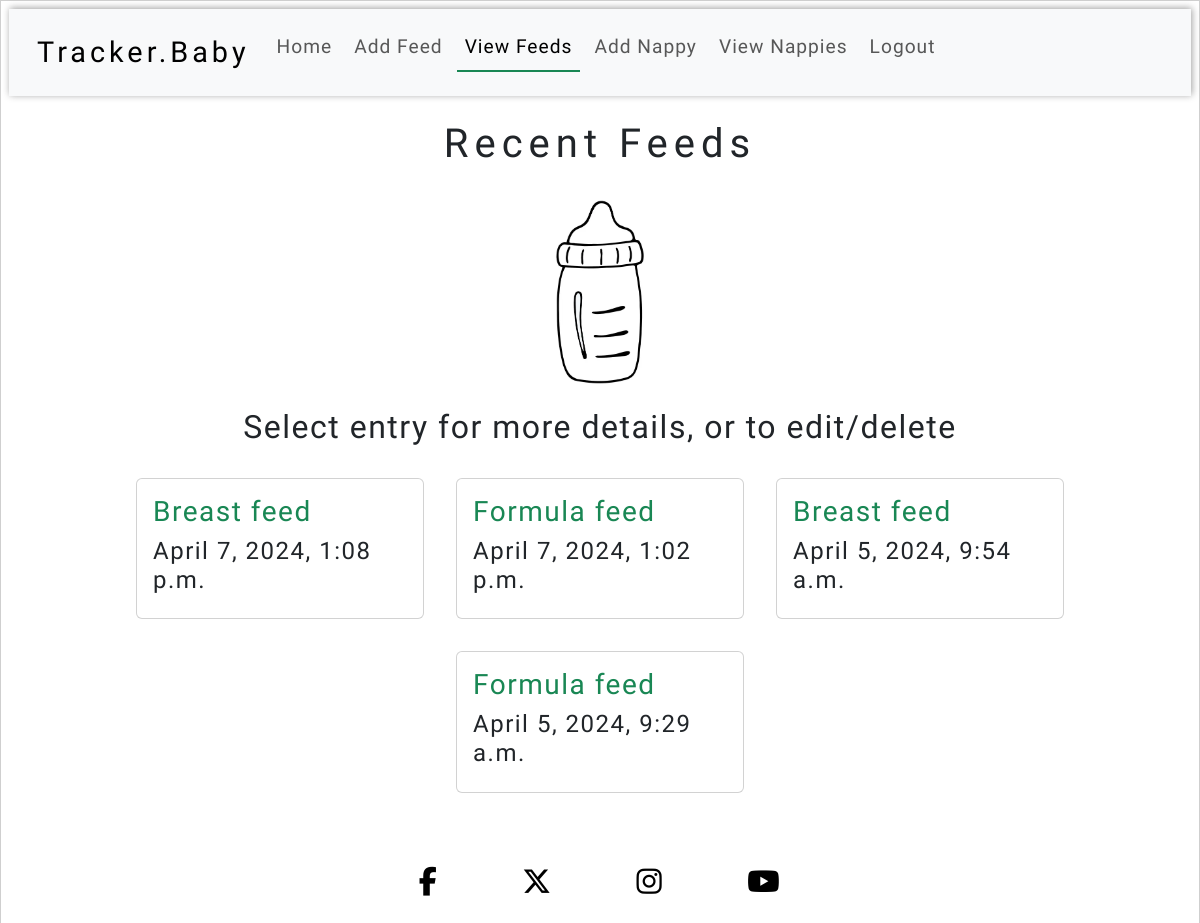
Screenshot of /feeds/feeds_list/ (signed in) with the database file from the repository.
### feeds/models.py (models this page shows, shortened)
class Feed(models.Model):
    FEED_TYPE = (
        ("formula", "Formula"),
        ("breast", "Breast"),
    )
    user = models.ForeignKey(User, on_delete=models.CASCADE, related_name="feeds_list")
    date_and_time = models.DateTimeField()
    feed_type = models.CharField(
        max_length=10, choices=FEED_TYPE, null=False, blank=False
    )
    formula_amount_ml = models.IntegerField(default=0)
    breast_feed_time_minutes = models.IntegerField(default=0)
    notes = models.CharField(max_length=200, blank=True)
    class Meta:
        ordering = ["-date_and_time"]

### feeds/views.py (the view)
# urls.py: path("feeds_list/", FeedsList.as_view(), name="feeds_list"),
class FeedsList(LoginRequiredMixin, ListView):
    template_name = "feeds/feeds_list.html"
    model = Feed
    context_object_name = "feeds_list"
    def get_queryset(self):
        return self.request.user.feeds_list.all()

### feeds/templates/feeds/feeds_list.html (shortened to what this page needs)
{% extends "base.html" %}
{% load static %}
{% block content %}
<h1 class="text-center p-2 d-block page-title">
  Recent Feeds
</h1>
<div class="feed-list-img text-center">
  <img src="{% static 'images/baby-milk-bottle.webp' %}" alt="Baby milk bottle clipart" class="bottle-feed-pic">
</div>
<h2 class="text-center p-2 d-block">
  Select entry for more details, or to edit/delete
</h2>
<div class="container d-flex flex-row flex-wrap justify-content-center">
  {% for feed in feeds_list %}
  <div class="card feeds_list_card" aria-label="{{feed.feed_type}} feed from {{feed.date_and_time}}"
    style="width: 18rem;">
    <div class="card-body ">
      <a href="{% url 'feed_detail' feed.id %}">
        <h3 class="card-title text-success">{{feed.feed_type|title}} feed</h3>
      </a>
      <h4>{{feed.date_and_time}}</h4>
    </div>
  </div>
  {% endfor %}
</div>
{% endblock %}

### static/css/base.css (style rules this page uses)
:root { --title: 'Tilt Neon', sans-serif; --main-font: 'Hind', sans-serif; --small-box-shadow: 1px -1px 7px 0 #00000061; --small-box-shadow-2: 1px -1px 7px 0 #198754; border: 1px solid #00000030; }
body { display: flex; flex-direction: column; min-height: 100vh; font-family: var(--main-font); letter-spacing: 1.5px; font-size: 120%; padding: 0.5rem; }
.page-title { font-family: var(--title); letter-spacing: 6px; }
a { text-decoration: none; }
.card { margin: 1rem; }
.bottle-feed-pic { width: 15%; margin: 1rem; }
@media screen and (min-width: 768px) { .bottle-feed-pic { width: 8%; } }

### rows the page displays
Feed: feed_type "Breast", date_and_time "April 7, 2024, 1:08 p.m."
Feed: feed_type "Formula", date_and_time "April 7, 2024, 1:02 p.m."
Feed: feed_type "Breast", date_and_time "April 5, 2024, 9:54 a.m."
Feed: feed_type "Formula", date_and_time "April 5, 2024, 9:29 a.m."
